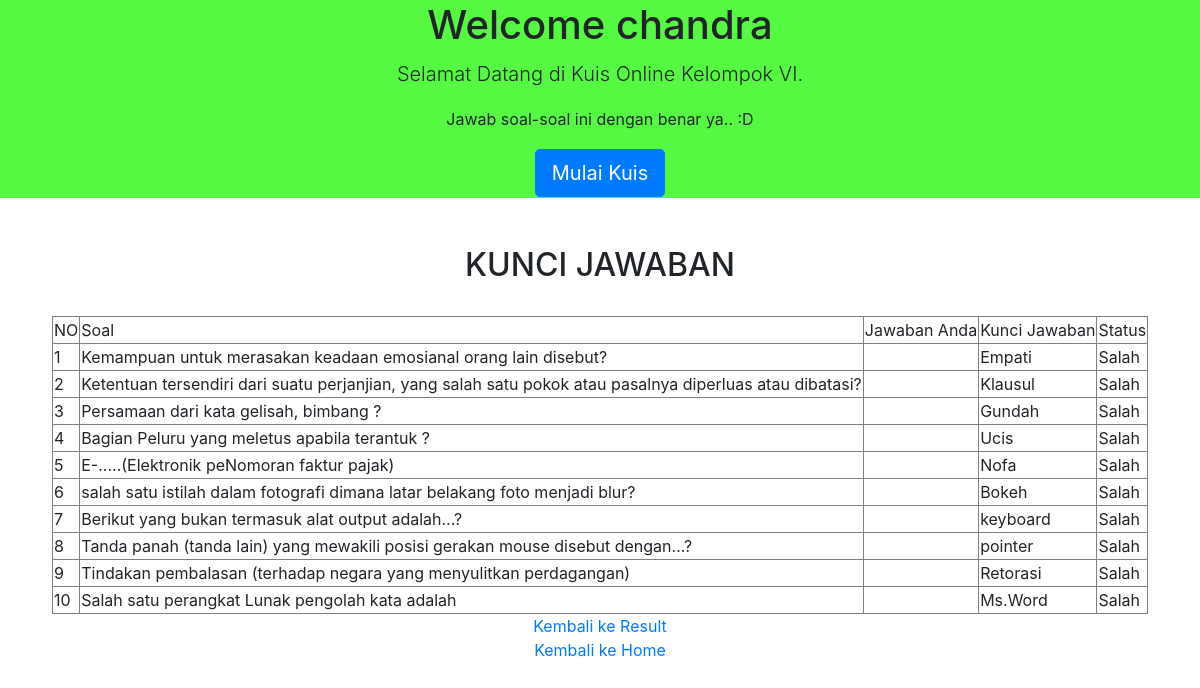
The page /halaman/index.php?page=kunci on the database its author committed.
### tables this page shows
CREATE TABLE `peserta` (
  `id_user` int(20) NOT NULL,
  `nama` varchar(100) NOT NULL,
  `email` varchar(20) NOT NULL,
  `alamat` text NOT NULL
);

CREATE TABLE `tbl_soal` (
  `id_soal` int(5) NOT NULL,
  `soal` text NOT NULL,
  `a` varchar(30) NOT NULL,
  `b` varchar(30) NOT NULL,
  `c` varchar(30) NOT NULL,
  `d` varchar(30) NOT NULL,
  `knc_jawaban` varchar(30) NOT NULL,
  `jawaban` varchar(100) NOT NULL,
  `aktif` enum('Y','N') NOT NULL DEFAULT 'Y'
);

### halaman/kunci.php (the view, shortened to what this page needs)
<?php
    $jawab = $_SESSION['jawab'];
?>
<!DOCTYPE html>
<html>
<head>
</head>
<body>
 	<center><h2>KUNCI JAWABAN</h2></center><BR>
    <table border="1" align="center" style="text-align: ">
        <tr>
            <td>NO</td>
            <td>Soal</td>
            <td>Jawaban Anda</td>
            <td>Kunci Jawaban</td>
            <td>Status</td>
        </tr>
        <?php
            $i = 0;
            $benar = $salah = 0;
            $sql =mysqli_query($koneksi,"select * from tbl_soal WHERE aktif='Y'");
            while($key = mysqli_fetch_array($sql)){
        ?>
        <tr>
            <td><?php echo $i+1; ?></td>
            <td><?php echo $key['soal']; ?></td>
            <td><?php echo $jawab[$i] ?></td>
            <td><?php echo $key['jawaban']; ?></td>
            <td>
                <?php
                    if ($jawab[$i] == $key['jawaban']) {
                        echo "Benar";
                        $benar++;
                    }else{
                        echo "Salah";
                    }
                 ?>
            </td>
        </tr>
        <?php
                $i++;
            }
         ?>
    </table>
 	<div align="center"><a href="index.php?page=jawab">Kembali ke Result</a></div>
	<div align="center"><a href="../index.php">Kembali ke Home</a></div>
</body>
</html>

### halaman/index.php (shortened to what this page needs)
<!doctype html>
<html>
<head>
	<link rel="stylesheet" href="../asset/css/bootstrap.css">
</head>
<body>
	<?php
	$qry=mysqli_query($koneksi, "select nama from peserta order by id_user desc");
	$data=mysqli_fetch_array($qry);
	$nama=$data['nama'];
	?>
	<table border="0" width="100%" bgcolor="#55F942">
		<tr>
			<td>
				<center><h1>Welcome <?php echo "$nama"; ?></h1></center>
		    </td>
		</tr>
		<tr>
			<td>
				<center><p class="lead">Selamat Datang di Kuis Online Kelompok VI.</p></center>
			</td>
		</tr>
		<tr>
			<td>
				<center><p>Jawab soal-soal ini dengan benar ya.. :D</p></center>
			</td>
		</tr>
		<tr>
			<td><center><a class="btn btn-primary btn-lg" href="index.php?page=soal" role="button">Mulai Kuis</a></center></td>
		</tr>
	</table> <br><br>
<?php
if(isset($_GET['page']))
{$page=$_GET['page'];
 switch($page)
{
 case "kunci":
 include "../halaman/kunci.php";
 break;
}
}
?>
</body>
</html>

### rows shown on the page
peserta: nama "chandra"
tbl_soal: soal "Kemampuan untuk merasakan keadaan emosianal orang lain disebut?", jawaban "Empati", shows "Salah"
tbl_soal: soal "Ketentuan tersendiri dari suatu perjanjian, yang salah satu pokok atau pasalnya diperluas atau dibatasi?", jawaban "Klausul", shows "Salah"
tbl_soal: soal "Persamaan dari kata gelisah, bimbang ?", jawaban "Gundah", shows "Salah"
tbl_soal: soal "Bagian Peluru yang meletus apabila terantuk ?", jawaban "Ucis", shows "Salah"
tbl_soal: soal "E-.....(Elektronik peNomoran faktur pajak)", jawaban "Nofa", shows "Salah"
tbl_soal: soal "salah satu istilah dalam fotografi dimana latar belakang foto menjadi blur?", jawaban "Bokeh", shows "Salah"
tbl_soal: soal "Berikut yang bukan termasuk alat output adalah...?", jawaban "keyboard", shows "Salah"
tbl_soal: soal "Tanda panah (tanda lain) yang mewakili posisi gerakan mouse disebut dengan...?", jawaban "pointer", shows "Salah"
tbl_soal: soal "Tindakan pembalasan (terhadap negara yang menyulitkan perdagangan)", jawaban "Retorasi", shows "Salah"
tbl_soal: soal "Salah satu perangkat Lunak pengolah kata adalah", jawaban "Ms.Word"
